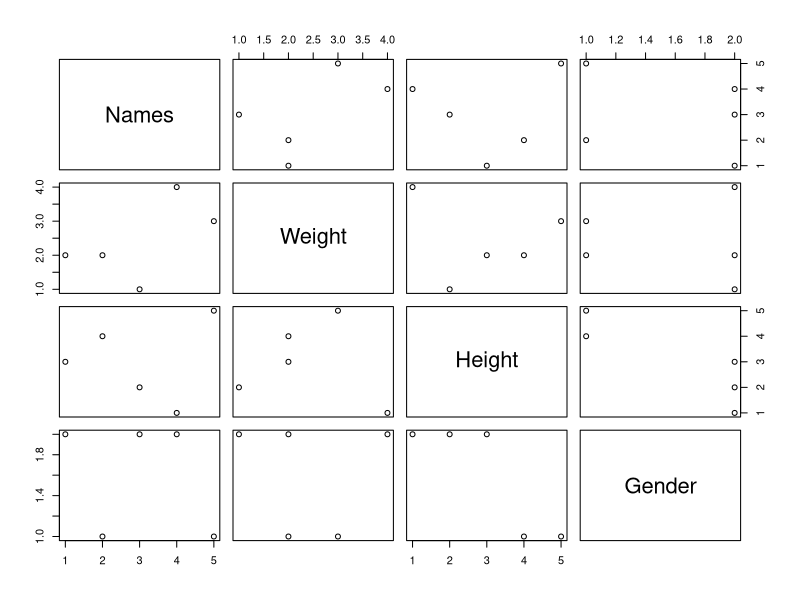

Source code (R): (Note: this script raises an error after producing the figure.)
 # WORKING ON DATA FRAMES 
data()
View(DNase)
str(DNase)

# Creating my own dataframe

Names <-c ("tom","alan","sumer","tomi","yolo")
Weight <-c ("34","65","65","90","78")
Height <-c ("5.5","5.9","6.0","5.10","6.1")
Gender <-c ("M","M","F","M","F")

# Link all of them
Students<-data.frame(Names,Weight,Height,Gender)


# function on data frame
View(Students)
ncol(Students)
dim(Students)
summary(Students)
head(Students)
plot(Students)
 # for particular data
df$X.Height.
df[,1,drop =  F]
subset(df,subset = Gender == "M")
